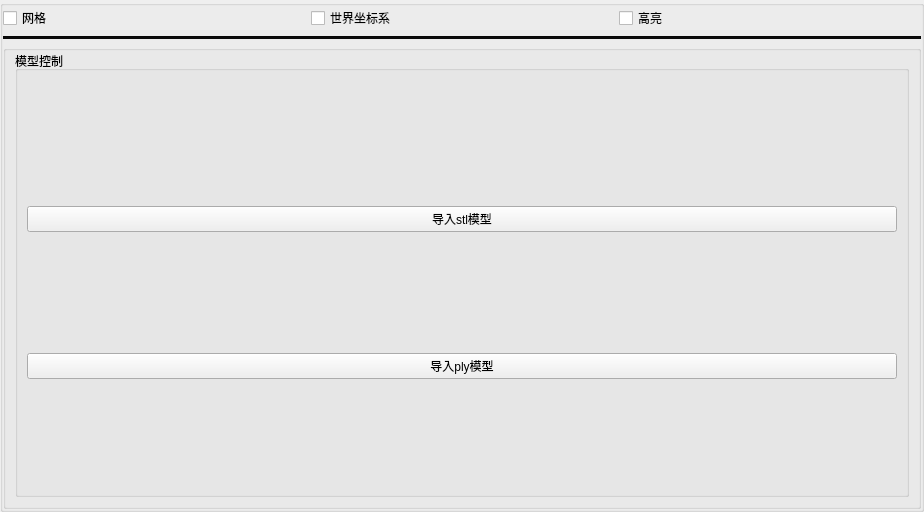
<?xml version="1.0" encoding="UTF-8"?>
<ui version="4.0">
 <class>ModelControl</class>
 <widget class="QWidget" name="ModelControl">
  <property name="geometry">
   <rect>
    <x>0</x>
    <y>0</y>
    <width>924</width>
    <height>512</height>
   </rect>
  </property>
  <property name="windowTitle">
   <string>Form</string>
  </property>
  <property name="styleSheet">
   <string notr="true">/*滑块的样式*/
QSlider::groove:horizontal {
	border: 1px solid rgb(21, 156, 119);
	background: rgb(21, 156, 119);
	height: 2px;
	border-radius: 50px;
	padding-left:0px;
	padding-right:0px;
}
 
/*滑块经过的颜色:前面的颜色*/
QSlider::sub-page:horizontal {
	background: rgb(21, 156, 119);
	border: 1px solid rgb(21, 156, 119);
	height: 2px;
	border-radius: 2px;
}
 
QSlider::add-page:horizontal {
	background: rgb(160, 215, 218);
	border: 0px solid rgb(160, 215, 218);
	height: 2px;
	border-radius: 2px;
}
QSlider::handle:horizontal 
{
    background: qradialgradient(spread:pad, cx:0.5, cy:0.5, radius:0.5, fx:0.5, fy:0.5,stop:0.6 rgb(21, 156, 119),stop:0.98409 rgba(255, 255, 255, 255));
    width: 15px;
    margin-top: -6px;
    margin-bottom: -6px;
    border-radius: 6px;
}
 
QSlider::handle:horizontal:hover {
    background: qradialgradient(spread:pad, cx:0.5, cy:0.5, radius:0.5, fx:0.5, fy:0.5,stop:0.6 rgb(21, 156, 119),stop:0.98409 rgba(255, 255, 255, 255));
    width: 15px;
    margin-top: -6px;
    margin-bottom: -6px;
    border-radius: 6px;
}
 </string>
  </property>
  <layout class="QVBoxLayout" name="verticalLayout_2">
   <property name="leftMargin">
    <number>0</number>
   </property>
   <property name="topMargin">
    <number>0</number>
   </property>
   <property name="rightMargin">
    <number>0</number>
   </property>
   <property name="bottomMargin">
    <number>0</number>
   </property>
   <item>
    <widget class="QGroupBox" name="groupBox_control">
     <layout class="QVBoxLayout" name="verticalLayout" stretch="1,0,6">
      <property name="leftMargin">
       <number>0</number>
      </property>
      <property name="topMargin">
       <number>0</number>
      </property>
      <property name="rightMargin">
       <number>0</number>
      </property>
      <property name="bottomMargin">
       <number>0</number>
      </property>
      <item>
       <layout class="QHBoxLayout" name="horizontalLayout_9" stretch="0,0,0">
        <property name="topMargin">
         <number>0</number>
        </property>
        <item>
         <widget class="QCheckBox" name="checkBoxGrid">
          <property name="text">
           <string>网格</string>
          </property>
         </widget>
        </item>
        <item>
         <widget class="QCheckBox" name="checkBoxCoordinate">
          <property name="text">
           <string>世界坐标系</string>
          </property>
         </widget>
        </item>
        <item>
         <widget class="QCheckBox" name="checkBoxHighLight">
          <property name="text">
           <string>高亮</string>
          </property>
         </widget>
        </item>
       </layout>
      </item>
      <item>
       <widget class="Line" name="line">
        <property name="styleSheet">
         <string notr="true">background-color: rgb(10,10,10);</string>
        </property>
        <property name="orientation">
         <enum>Qt::Horizontal</enum>
        </property>
       </widget>
      </item>
      <item>
       <widget class="QGroupBox" name="groupBoxRobot">
        <layout class="QHBoxLayout" name="horizontalLayout_10" stretch="0">
         <property name="topMargin">
          <number>0</number>
         </property>
         <item>
          <widget class="QGroupBox" name="groupBoxControl">
           <property name="title">
            <string>模型控制</string>
           </property>
           <layout class="QGridLayout" name="gridLayout_2" rowstretch="1,0" columnstretch="0">
            <property name="topMargin">
             <number>20</number>
            </property>
            <property name="bottomMargin">
             <number>0</number>
            </property>
            <item row="0" column="0">
             <widget class="QPushButton" name="Btn_ImportSTL">
              <property name="text">
               <string>导入stl模型</string>
              </property>
             </widget>
            </item>
            <item row="1" column="0">
             <widget class="QPushButton" name="Btn_ImportPLY">
              <property name="text">
               <string>导入ply模型</string>
              </property>
             </widget>
            </item>
           </layout>
          </widget>
         </item>
        </layout>
       </widget>
      </item>
     </layout>
    </widget>
   </item>
  </layout>
 </widget>
 <resources/>
 <connections/>
</ui>
